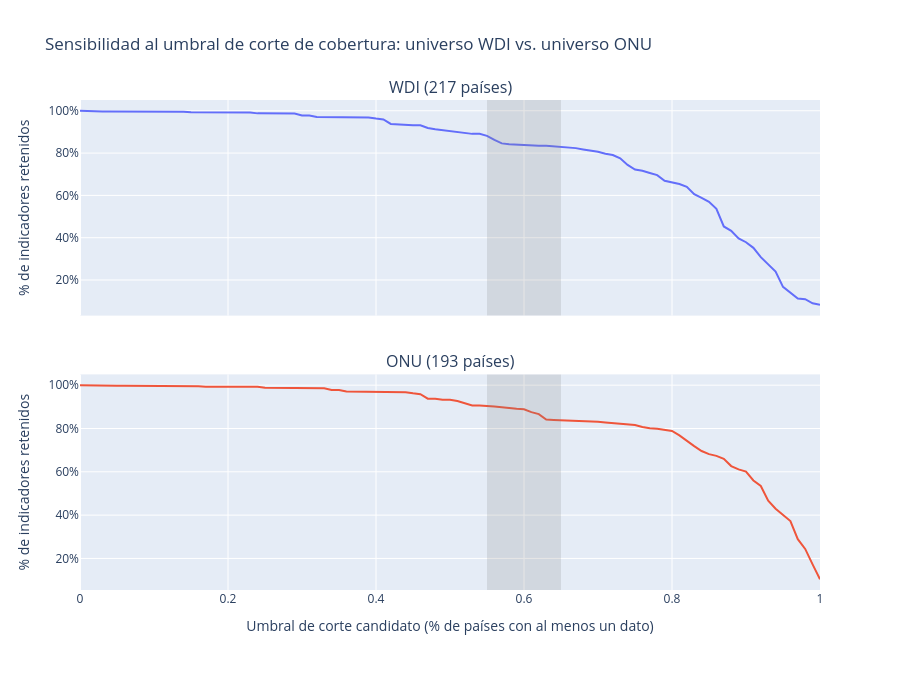

The code cell stored with this chart in its notebook:
### Markdown cell above
En el eje X está el % de países que reportan cada indicador; en el eje Y, cuántos de los 974 indicadores caen en cada franja de cobertura. El panel de arriba es el universo WDI completo (217 países); el de abajo, solo miembros ONU (193).

Mejora muchísimo la cobertura.
el panel ONU (abajo) está mucho más "cargado hacia la derecha" que el WDI completo (arriba). En la barra del extremo derecho (cobertura 100%): en WDI hay 88 indicadores ahí; en ONU hay 267

### Code cell
umbrales_candidatos = np.arange(0, 1.01, 0.01)

pct_retenido_wdi = [
    (disponibilidad_indicador_full["pct_paises_con_dato"] >= t).mean()
    for t in umbrales_candidatos
]
pct_retenido_onu = [
    (disponibilidad_indicador_full_onu["pct_paises_con_dato_onu"] >= t).mean()
    for t in umbrales_candidatos
]

fig_curva_umbral_comparada = make_subplots(
    rows=2, cols=1,
    shared_xaxes=True,
    subplot_titles=("WDI (217 países)", "ONU (193 países)"),
    vertical_spacing=0.12,
)

fig_curva_umbral_comparada.add_trace(
    go.Scatter(x=umbrales_candidatos, y=pct_retenido_wdi, mode="lines", name="WDI"),
    row=1, col=1,
)
fig_curva_umbral_comparada.add_trace(
    go.Scatter(x=umbrales_candidatos, y=pct_retenido_onu, mode="lines", name="ONU"),
    row=2, col=1,
)

for row in [1, 2]:
    fig_curva_umbral_comparada.add_vrect(
        x0=0.55, x1=0.65,
        fillcolor="gray", opacity=0.2, line_width=0,
        row=row, col=1,
    )

fig_curva_umbral_comparada.update_yaxes(title_text="% de indicadores retenidos", tickformat=".0%", row=1, col=1)
fig_curva_umbral_comparada.update_yaxes(title_text="% de indicadores retenidos", tickformat=".0%", row=2, col=1)
fig_curva_umbral_comparada.update_xaxes(title_text="Umbral de corte candidato (% de países con al menos un dato)", row=2, col=1)

fig_curva_umbral_comparada.update_layout(
    title="Sensibilidad al umbral de corte de cobertura: universo WDI vs. universo ONU",
    height=700,
    margin=dict(b=110),
    showlegend=False,
)

figuras_reporte.append(("curva_umbral_indicador_comparada_wdi_onu", fig_curva_umbral_comparada))
fig_curva_umbral_comparada.show()

### Figure 1 — Plotly figure (JSON) as saved in the notebook; plotly's stock layout.template omitted (floating-point values rounded to 4 significant figures)
{"data": [{"mode": "lines", "name": "WDI", "type": "scatter", "x": [0.0, 0.01, 0.02, 0.03, 0.04, 0.05, 0.06, 0.07, 0.08, 0.09, 0.1, 0.11, 0.12, 0.13, 0.14, 0.15, 0.16, 0.17, 0.18, 0.19, 0.2, 0.21, 0.22, 0.23, 0.24, 0.25, 0.26, 0.27, 0.28, 0.29, 0.3, 0.31, 0.32, 0.33, 0.34, 0.35, 0.36, 0.37, 0.38, 0.39, 0.4, 0.41, 0.42, 0.43, 0.44, 0.45, 0.46, 0.47, 0.48, 0.49, 0.5, 0.51, 0.52, 0.53, 0.54, 0.55, 0.56, 0.57, 0.58, 0.59, 0.6, 0.61, 0.62, 0.63, 0.64, 0.65, 0.66, 0.67, 0.68, 0.69, 0.7, 0.71, 0.72, 0.73, 0.74, 0.75, 0.76, 0.77, 0.78, 0.79, 0.8, 0.81, 0.82, 0.83, 0.84, 0.85, 0.86, 0.87, 0.88, 0.89, 0.9, 0.91, 0.92, 0.93, 0.94, 0.95, 0.96, 0.97, 0.98, 0.99, 1.0], "xaxis": "x", "y": [1, 0.998, 0.9969, 0.9969, 0.9969, 0.9969, 0.9969, 0.9969, 0.9969, 0.9969, 0.9969, 0.9969, 0.9969, 0.9969, 0.9959, 0.9929, 0.9929, 0.9929, 0.9929, 0.9929, 0.9929, 0.9929, 0.9918, 0.9918, 0.9878, 0.9878, 0.9867, 0.9867, 0.9867, 0.9867, 0.9776, 0.9776, 0.9704, 0.9704, 0.9704, 0.9704, 0.9704, 0.9704, 0.9694, 0.9684, 0.9633, 0.9592, 0.9378, 0.9347, 0.9327, 0.9316, 0.9316, 0.9184, 0.9122, 0.9082, 0.9051, 0.9, 0.8969, 0.8908, 0.8908, 0.8816, 0.8622, 0.8459, 0.8418, 0.8398, 0.8367, 0.8357, 0.8347, 0.8347, 0.8327, 0.8296, 0.8276, 0.8235, 0.8173, 0.8122, 0.8061, 0.7969, 0.7908, 0.7755, 0.7439, 0.7224, 0.7163, 0.7061, 0.6959, 0.6694, 0.6612, 0.6541, 0.6408, 0.6061, 0.5878, 0.5694, 0.5367, 0.4531, 0.4327, 0.3969, 0.3786, 0.352, 0.3082, 0.2724, 0.2398, 0.1673, 0.1388, 0.1122, 0.1092, 0.0898, 0.08265], "yaxis": "y"}, {"mode": "lines", "name": "ONU", "type": "scatter", "x": [0.0, 0.01, 0.02, 0.03, 0.04, 0.05, 0.06, 0.07, 0.08, 0.09, 0.1, 0.11, 0.12, 0.13, 0.14, 0.15, 0.16, 0.17, 0.18, 0.19, 0.2, 0.21, 0.22, 0.23, 0.24, 0.25, 0.26, 0.27, 0.28, 0.29, 0.3, 0.31, 0.32, 0.33, 0.34, 0.35, 0.36, 0.37, 0.38, 0.39, 0.4, 0.41, 0.42, 0.43, 0.44, 0.45, 0.46, 0.47, 0.48, 0.49, 0.5, 0.51, 0.52, 0.53, 0.54, 0.55, 0.56, 0.57, 0.58, 0.59, 0.6, 0.61, 0.62, 0.63, 0.64, 0.65, 0.66, 0.67, 0.68, 0.69, 0.7, 0.71, 0.72, 0.73, 0.74, 0.75, 0.76, 0.77, 0.78, 0.79, 0.8, 0.81, 0.82, 0.83, 0.84, 0.85, 0.86, 0.87, 0.88, 0.89, 0.9, 0.91, 0.92, 0.93, 0.94, 0.95, 0.96, 0.97, 0.98, 0.99, 1.0], "xaxis": "x2", "y": [1, 0.999, 0.9969, 0.9969, 0.9969, 0.9969, 0.9969, 0.9969, 0.9969, 0.9969, 0.9969, 0.9969, 0.9969, 0.9969, 0.9969, 0.9959, 0.9949, 0.9929, 0.9929, 0.9929, 0.9929, 0.9929, 0.9929, 0.9929, 0.9929, 0.9878, 0.9878, 0.9878, 0.9867, 0.9867, 0.9867, 0.9867, 0.9867, 0.9857, 0.9776, 0.9776, 0.9704, 0.9704, 0.9704, 0.9704, 0.9704, 0.9704, 0.9694, 0.9694, 0.9673, 0.9622, 0.9582, 0.9378, 0.9378, 0.9327, 0.9327, 0.9265, 0.9163, 0.9061, 0.9061, 0.902, 0.901, 0.898, 0.8929, 0.8908, 0.8888, 0.8755, 0.8663, 0.8418, 0.8398, 0.8388, 0.8367, 0.8347, 0.8347, 0.8327, 0.8306, 0.8276, 0.8255, 0.8204, 0.8204, 0.8163, 0.8071, 0.801, 0.799, 0.7939, 0.7888, 0.7684, 0.7418, 0.7184, 0.6959, 0.6816, 0.6735, 0.6602, 0.6265, 0.6112, 0.601, 0.5602, 0.5347, 0.4663, 0.4296, 0.402, 0.3724, 0.2888, 0.2439, 0.1724, 0.1041], "yaxis": "y2"}], "layout": {"annotations": [{"font": {"size": 16}, "showarrow": false, "text": "WDI (217 países)", "x": 0.5, "xanchor": "center", "xref": "paper", "y": 1, "yanchor": "bottom", "yref": "paper"}, {"font": {"size": 16}, "showarrow": false, "text": "ONU (193 países)", "x": 0.5, "xanchor": "center", "xref": "paper", "y": 0.44, "yanchor": "bottom", "yref": "paper"}], "height": 700, "margin": {"b": 110}, "shapes": [{"fillcolor": "gray", "line": {"width": 0}, "opacity": 0.2, "type": "rect", "x0": 0.55, "x1": 0.65, "xref": "x", "y0": 0, "y1": 1, "yref": "y domain"}, {"fillcolor": "gray", "line": {"width": 0}, "opacity": 0.2, "type": "rect", "x0": 0.55, "x1": 0.65, "xref": "x2", "y0": 0, "y1": 1, "yref": "y2 domain"}], "showlegend": false, "title": {"text": "Sensibilidad al umbral de corte de cobertura: universo WDI vs. universo ONU"}, "xaxis": {"anchor": "y", "domain": [0, 1], "matches": "x2", "showticklabels": false}, "xaxis2": {"anchor": "y2", "domain": [0, 1], "title": {"text": "Umbral de corte candidato (% de países con al menos un dato)"}}, "yaxis": {"anchor": "x", "domain": [0.56, 1], "tickformat": ".0%", "title": {"text": "% de indicadores retenidos"}}, "yaxis2": {"anchor": "x2", "domain": [0, 0.44], "tickformat": ".0%", "title": {"text": "% de indicadores retenidos"}}}}
